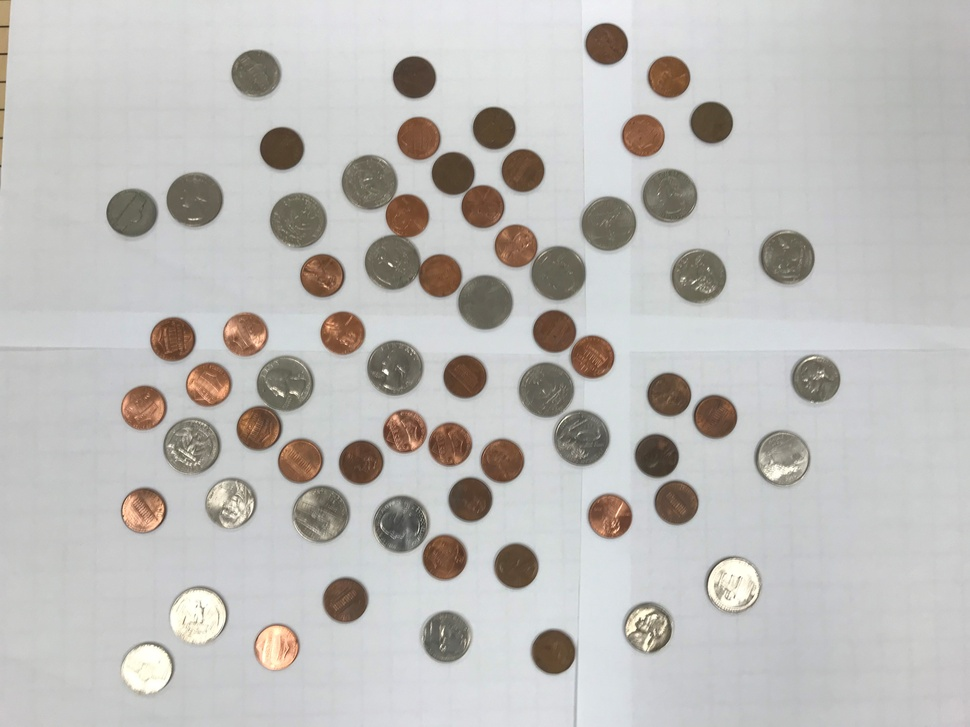
#> input picture Coins/coins.jpg, 970 x 727 px, shrunk from 4032 x 3024 before the run
$ python temp.py
#> lines starting #> are read from the running program, lines starting #| are printed output that depends on the picture; after the words box and inside, x2 and y2 are one past the last pixel; in counts of white or black regions, pixels touching at a corner belong together
import cv2
import numpy as np
from matplotlib import pyplot as plt

img = cv2.imread('coins.jpg',0)
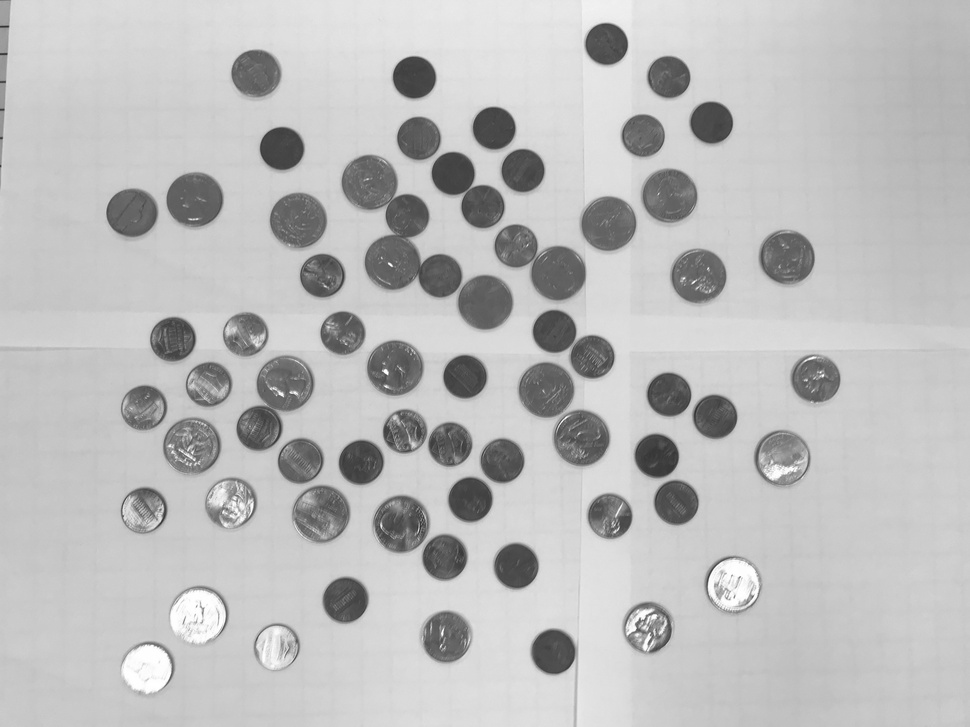
#> img: shape (727, 970); min 42, max 255, mean 188.4
edges = cv2.Canny(img,2,500)
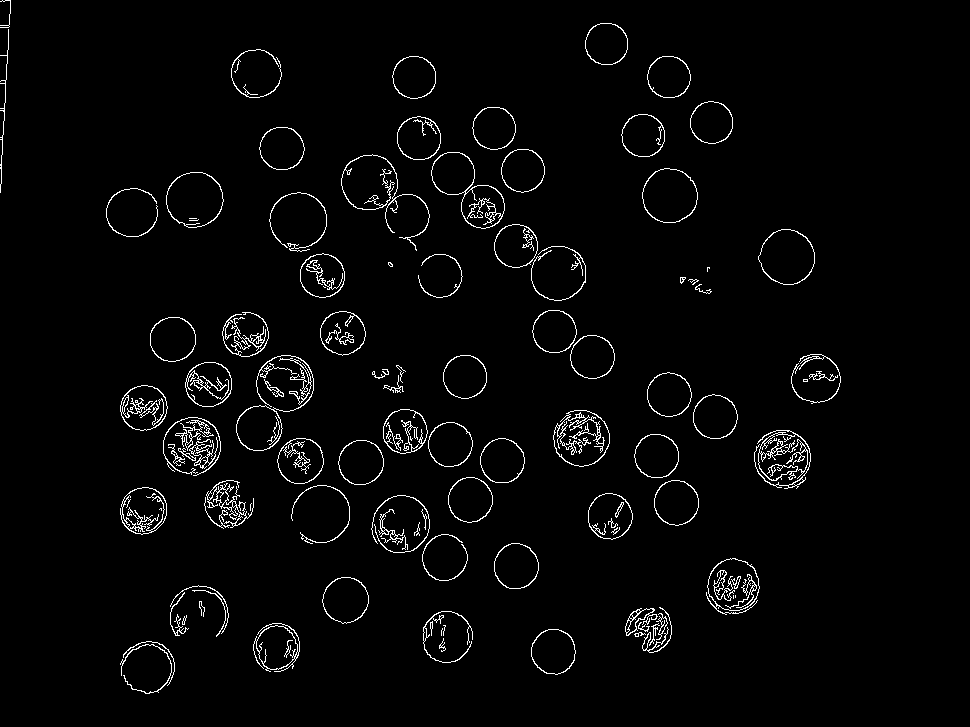
#> edges: shape (727, 970); 2.6% white in thin lines or dots, all inside (x1, y1, x2, y2) = (0, 0, 841, 694)

plt.plot(122),plt.imshow(edges,cmap = 'gray')
plt.title('Edge Image'), plt.xticks([]), plt.yticks([])

plt.show()
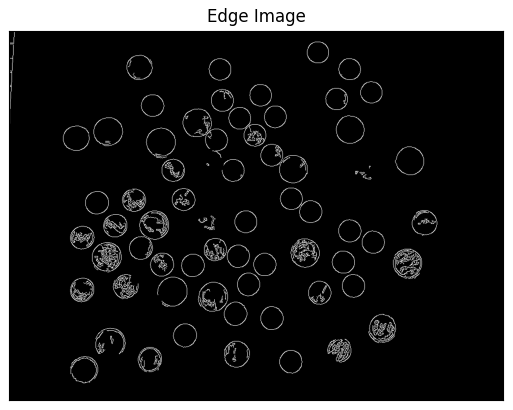
#> figure drawn by matplotlib, 1 panel
